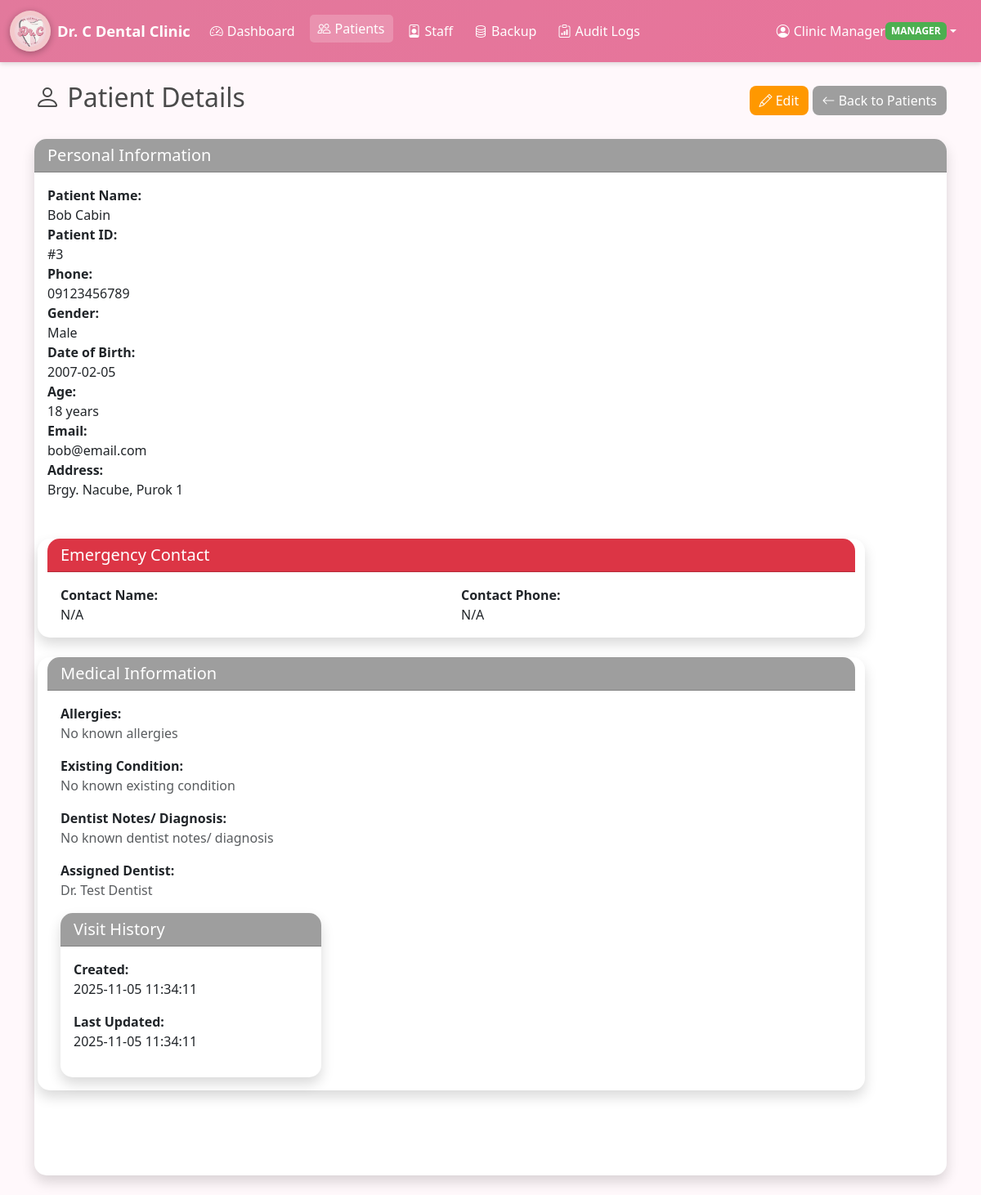
Page /patients/view/3 (signed in) on the committed database.
### tables this page shows
CREATE TABLE users (
            id INTEGER PRIMARY KEY AUTOINCREMENT,
            username TEXT UNIQUE NOT NULL,
            password_hash TEXT NOT NULL,
            full_name TEXT,
            email TEXT,
            role TEXT NOT NULL CHECK(role IN ('manager','staff','dentist','admin')),
            is_active INTEGER DEFAULT 1,
            created_at TIMESTAMP DEFAULT CURRENT_TIMESTAMP
        );

CREATE TABLE patients (
            id INTEGER PRIMARY KEY AUTOINCREMENT,
            first_name TEXT NOT NULL,
            last_name TEXT NOT NULL,
            date_of_birth TEXT,
            gender TEXT,
            phone TEXT,
            email TEXT,
            address TEXT,
            emergency_contact_name TEXT,
            emergency_contact_phone TEXT,
            medical_history TEXT,
            allergies TEXT,
            existing_condition TEXT,
            dentist_notes TEXT,
            created_by INTEGER,
            assigned_dentist TEXT,
            created_at TIMESTAMP DEFAULT CURRENT_TIMESTAMP,
            updated_at TIMESTAMP DEFAULT CURRENT_TIMESTAMP
        );

### app.py (the view)
@app.route("/patients/view/<int:patient_id>")
@login_required
def view_patient(patient_id):
    with get_db_connection() as conn:
        patient = conn.execute("SELECT * FROM patients WHERE id = ?", (patient_id,)).fetchone()
    if not patient:
        flash("Patient not found.", "danger")
        return redirect(url_for("patients"))
    patient_dict = dict(patient)
    patient_dict['age'] = calculate_age(patient_dict.get('date_of_birth'))
    return render_template("view_patient.html", patient=patient_dict)

### app.py (called while the page is built)
@login_manager.user_loader
def load_user(user_id: str) -> Optional[User]:
    return User.get_by_id(int(user_id))

### models.py (called while the page is built)
def get_db_connection() -> sqlite3.Connection:
    conn = sqlite3.connect(Config.DATABASE_NAME)
    conn.row_factory = sqlite3.Row
    return conn

    @property
    def is_active(self) -> bool:
        return bool(self.is_active_flag)

    def is_manager(self) -> bool:
        return self.role == "manager"

    @staticmethod
    def get_by_id(user_id: int) -> Optional["User"]:
        with get_db_connection() as conn:
            row = conn.execute("SELECT * FROM users WHERE id = ?", (user_id,)).fetchone()
        if row:
            return User(
                int(row["id"]),
                str(row["username"]),
                str(row["password_hash"]),
                str(row["role"]),
                str(row["full_name"]) if row["full_name"] else None,
                str(row["email"]) if row["email"] else None,
                int(row["is_active"]),
            )
        return None

### utils.py (called while the page is built)
def calculate_age(date_of_birth: str):
    if not date_of_birth:
        return None
    try:
        from datetime import datetime
        dob = datetime.strptime(date_of_birth, '%Y-%m-%d')
        today = datetime.today()
        age = today.year - dob.year - ((today.month, today.day) < (dob.month, dob.day))
        return age
    except (ValueError, AttributeError):
        return None

### templates/view_patient.html (shortened to what this page needs)
{% extends "base.html" %}
{% block content %}
<div class="container">
    <div class="d-flex justify-content-between align-items-center mb-4">
        <h2><i class="bi bi-person"></i> Patient Details</h2>
        <div>
            <a href="{{ url_for('edit_patient', patient_id=patient.id) }}" class="btn btn-warning">
                <i class="bi bi-pencil"></i> Edit
            </a>
            <a href="{{ url_for('patients') }}" class="btn btn-secondary">
                <i class="bi bi-arrow-left"></i> Back to Patients
            </a>
        </div>
    </div>
    <div class="row">
        <div class="col-md-12">
            <div class="card shadow mb-4">
                <div class="card-header bg-secondary text-white">
                    <h5 class="mb-0">Personal Information</h5>
                </div>
                <div class="card-body">
                    <div class="row mb-">
                        <div class="col-md-12">
                            <strong>Patient Name:</strong><br>
                            {{ patient.first_name }} {{ patient.last_name }}
                    </div>
                        <div class="row mb-3">
                        <div class="col-md-4">
                            <strong>Patient ID:</strong><br>
                            #{{ patient.id }}
                        </div>
                    <div class="row mb-3">
                        <div class="col-md-4">
                            <strong>Phone:</strong><br>
                            {{ patient.phone or 'N/A' }}
                    </div>
                        <div class="row mb-3">
                        <div class="col-md-4">
                            <strong>Gender:</strong><br>
                            {{ patient.gender or 'N/A' }}
                    </div>
                        <div class="row mb-3">
                        <div class="col-md-3">
                            <strong>Date of Birth:</strong><br>
                            {{ patient.date_of_birth or 'N/A' }}
                        </div>
                        <div class="row mb-3">
                        <div class="col-md-3">
                            <strong>Age:</strong><br>
                            {{ patient.age or 'N/A' }} years
                        </div>
                        <div class="row mb-3">
                        <div class="col-md-12">
                            <strong>Email:</strong><br>
                            {{ patient.email or 'N/A' }}
                    </div>
                        <div class="row mb-3">
                        <div class="col-12">
                            <strong>Address:</strong><br>
                            {{ patient.address or 'N/A' }}
                        </div>
                    </div>
                </div>
            </div>
            <div class="card shadow mb-4">
                <div class="card-header bg-danger text-white">
                    <h5 class="mb-0">Emergency Contact</h5>
                </div>
                <div class="card-body">
                    <div class="row">
                        <div class="col-md-6">
                            <strong>Contact Name:</strong><br>
                            {{ patient.emergency_contact_name or 'N/A' }}
                        </div>
                        <div class="col-md-6">
                            <strong>Contact Phone:</strong><br>
                            {{ patient.emergency_contact_phone or 'N/A' }}
                        </div>
                    </div>
                </div>
            </div>
         {% if current_user.is_manager() or current_user.is_dentist() or current_user.is_admin() %}
            <div class="card shadow mb-4">
                <div class="card-header bg-secondary text-white">
                    <h5 class="mb-0">Medical Information</h5>
                </div>
                <div class="card-body">
                    <div class="mb-3">
                        <strong>Allergies:</strong><br>
                        <p class="text-muted">{{ patient.allergies or 'No known allergies' }}</p>
                    </div>
                    <div>
                        <strong>Existing Condition:</strong><br>
                        <p class="text-muted">{{ patient.existing_condition or 'No known existing condition' }}</p>
                    </div>
                     <div>
                        <strong>Dentist Notes/ Diagnosis:</strong><br>
                        <p class="text-muted">{{ patient.dentist_notes or 'No known dentist notes/ diagnosis' }}</p>
                    </div>
                     <div>
                        <strong>Assigned Dentist:</strong><br>
                        <p class="text-muted">{{ patient.assigned_dentist or 'No known assigned dentist' }}</p>
                    </div>
        {% endif %}
        <div class="col-md-4">
            <div class="card shadow">
                <div class="card-header bg-secondary text-white">
                    <h5 class="mb-0">Visit History</h5>
                </div>
                <div class="card-body">
                    <p><strong>Created:</strong><br>{{ patient.created_at }}</p>
                    <p><strong>Last Updated:</strong><br>{{ patient.updated_at }}</p>
                </div>
            </div>
        </div>
    </div>
</div>
{% endblock %}

### templates/base.html (shortened to what this page needs)
<!DOCTYPE html>
<html lang="en">
<head>
    <link href="https://cdn.jsdelivr.net/npm/bootstrap@5.3.0/dist/css/bootstrap.min.css" rel="stylesheet">
    <link rel="stylesheet" href="https://cdn.jsdelivr.net/npm/bootstrap-icons@1.11.0/font/bootstrap-icons.css">
    <link rel="stylesheet" href="{{ url_for('static', filename='css/style.css') }}">
</head>
<body>
    {% if current_user.is_authenticated %}
    <nav class="navbar navbar-expand-lg navbar-dark bg-primary">
        <div class="container-fluid">
            <a class="navbar-brand d-flex align-items-center" href="{{ url_for('dashboard') }}">
                <img src="{{ url_for('static', filename='images/dental_logo_dashboard.png') }}"
                     alt="Dental Logo" class="navbar-logo me-2">
                <span>Dr. C Dental Clinic</span>
            </a>
            <div class="collapse navbar-collapse" id="navbarNav">
                <ul class="navbar-nav me-auto">
                    <li class="nav-item">
                        <a class="nav-link {% if request.endpoint == 'dashboard' %}active{% endif %}" href="{{ url_for('dashboard') }}">
                            <i class="bi bi-speedometer2"></i> Dashboard
                        </a>
                    </li>
                    <li class="nav-item">
                        <a class="nav-link {% if request.endpoint in ['patients', 'add_patient', 'edit_patient', 'view_patient'] %}active{% endif %}" href="{{ url_for('patients') }}">
                            <i class="bi bi-people"></i> Patients
                        </a>
                    </li>
                    {% if current_user.is_manager() %}
                    <li class="nav-item">
                        <a class="nav-link {% if request.endpoint in ['staff', 'add_staff', 'edit_staff'] %}active{% endif %}" href="{{ url_for('staff') }}">
                            <i class="bi bi-person-badge"></i> Staff
                        </a>
                    </li>
                    <li class="nav-item">
                        <a class="nav-link {% if request.endpoint == 'backup' %}active{% endif %}" href="{{ url_for('backup') }}">
                            <i class="bi bi-database"></i> Backup
                        </a>
                    </li>
                    {% endif %}
                    <li class="nav-item">
                        <a class="nav-link {% if request.endpoint == 'audit_logs' %}active{% endif %}" href="{{ url_for('audit_logs') }}">
                            <i class="bi bi-clipboard-data"></i> Audit Logs
                        </a>
                    </li>
                </ul>
                <ul class="navbar-nav">
                    <li class="nav-item dropdown">
                        <a class="nav-link dropdown-toggle" href="#" id="userDropdown" role="button" data-bs-toggle="dropdown">
                            <i class="bi bi-person-circle"></i> {{ current_user.full_name }}
                            <span class="badge bg-role">{{ current_user.role|upper }}</span>
                        </a>
                    </li>
                </ul>
            </div>
        </div>
    </nav>
    {% endif %}
    <div class="{% if current_user.is_authenticated %}container-fluid mt-4{% endif %}">
        {% block content %}{% endblock %}
    </div>
</body>
</html>

### static/css/style.css (style rules this page uses)
:root { --primary-color: #e2799c; --secondary-color: #e8739a; --accent-color: #ffd4e5; --background-color: #fff8fb; --text-color: #4a4a4a; --light-shadow: rgba(116, 106, 106, 0.1); --pink-hover: #c23d6a; }
body { font-family: 'Segoe UI', Tahoma, Geneva, Verdana, sans-serif; background-color: var(--background-color); color: var(--text-color); margin: 0; min-height: 100vh; overflow-x: hidden; }
.btn { background-color: var(--secondary-color); border: none; border-radius: 8px; color: white; transition: all 0.3s ease; }
.btn-secondary { background-color: #9e9e9e; }
.btn-warning { background-color: #ff9800; }
.navbar { background: linear-gradient(135deg, var(--primary-color), var(--secondary-color)) !important; box-shadow: 0 2px 6px rgba(0, 0, 0, 0.15); }
.navbar-brand { font-weight: 700; font-size: 1.15rem; display: flex; align-items: center; color: white !important; }
.navbar-brand img { height: 50px; width: 50px; margin-right: 10px; border-radius: 50%; object-fit: contain; background-color: rgba(245, 210, 210, 0.9); box-shadow: 0 2px 8px rgba(0, 0, 0, 0.3); padding: 3px; }
.navbar-nav .nav-link { color: #ffffff !important; font-weight: 500; margin-right: 10px; display: flex; align-items: center; }
.navbar-nav .nav-link i { margin-right: 5px; }
.navbar-nav .nav-link.active { background-color: rgba(255, 255, 255, 0.2); border-radius: 5px; padding: 5px 10px; }
.navbar .dropdown-toggle { color: #fff !important; }
.card { border: none; border-radius: 15px; box-shadow: 0 3px 10px rgba(0, 0, 0, 0.1); }
.card-header { border-radius: 15px 15px 0 0 !important; }
.bg-secondary { background-color: #9e9e9e !important; color: white; }
.bg-role { background-color: #4caf50; color: white; }
.badge { padding: 0.4em 0.6em; border-radius: 6px; }

### rows in the picture
users: full_name "Clinic Manager", role "MANAGER"
patients: first_name "Bob", last_name "Cabin", id "3", phone "09123456789", gender "Male", date_of_birth "2007-02-05", email "bob@email.com", address "Brgy. Nacube, Purok 1", emergency_contact_name "N/A", emergency_contact_phone "N/A", assigned_dentist "Dr. Test Dentist", created_at "2025-11-05 11:34:11", updated_at "2025-11-05 11:34:11"

### other values in the picture
{{ patient.age or 'N/A' }} "18"
{{ patient.allergies or 'No known allergies' }} "No known allergies"
{{ patient.existing_condition or 'No known existing condition' }} "No known existing condition"
{{ patient.dentist_notes or 'No known dentist notes/ diagnosis' }} "No known dentist notes/ diagnosis"
